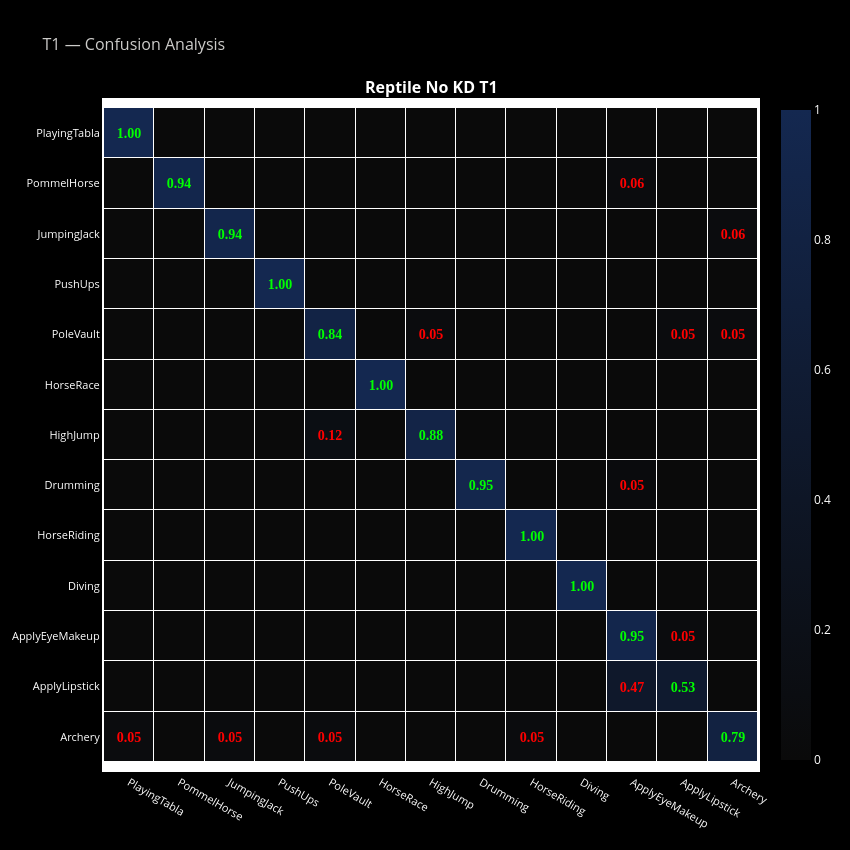

Here is the notebook cell this chart was saved with:
### Code cell
plot_confusion({k: results_t1[k] for k in results_t1.keys() if "Reptile No KD T1" in k}, task_label="T1", global_class_names=class_names).show()

### Figure 1 — Plotly figure (JSON) as saved in the notebook; plotly's stock layout.template omitted (floating-point values rounded to 4 significant figures; data arrays with more than 128 entries replaced by an {"elided": "..."} marker saying what was removed)
{"data": [{"colorscale": [[0, "rgb(10,10,10)"], [1, "rgb(20, 40, 80)"]], "showscale": true, "text": {"elided": "13x13 str values"}, "textfont": {"family": "Arial Black", "size": 14}, "texttemplate": "%{text}", "type": "heatmap", "x": ["PlayingTabla", "PommelHorse", "JumpingJack", "PushUps", "PoleVault", "HorseRace", "HighJump", "Drumming", "HorseRiding", "Diving", "ApplyEyeMakeup", "ApplyLipstick", "Archery"], "xaxis": "x", "xgap": 1, "y": ["PlayingTabla", "PommelHorse", "JumpingJack", "PushUps", "PoleVault", "HorseRace", "HighJump", "Drumming", "HorseRiding", "Diving", "ApplyEyeMakeup", "ApplyLipstick", "Archery"], "yaxis": "y", "ygap": 1, "z": {"elided": "13x13 float values"}, "zmax": 1, "zmin": 0}], "layout": {"annotations": [{"font": {"size": 16}, "showarrow": false, "text": "<b>Reptile No KD T1</b>", "x": 0.5, "xanchor": "center", "xref": "paper", "y": 1, "yanchor": "bottom", "yref": "paper"}], "font": {"color": "white"}, "height": 850, "legend": {"bgcolor": "rgba(0,0,0,0)", "font": {"size": 12}, "orientation": "h", "x": 0.5, "xanchor": "center", "y": 1.12}, "paper_bgcolor": "black", "plot_bgcolor": "white", "title": {"font": {"color": "#cdccca", "size": 16}, "text": "T1 — Confusion Analysis"}, "width": 850, "xaxis": {"anchor": "y", "domain": [0, 1], "gridcolor": "rgba(255,255,255,0.1)", "linecolor": "white", "linewidth": 2, "mirror": true, "showline": true, "tickfont": {"color": "white", "size": 11}}, "yaxis": {"anchor": "x", "autorange": "reversed", "domain": [0, 1], "linecolor": "white", "linewidth": 2, "mirror": true, "scaleanchor": "x", "scaleratio": 1, "showline": true, "tickfont": {"color": "white", "size": 11}}}}
